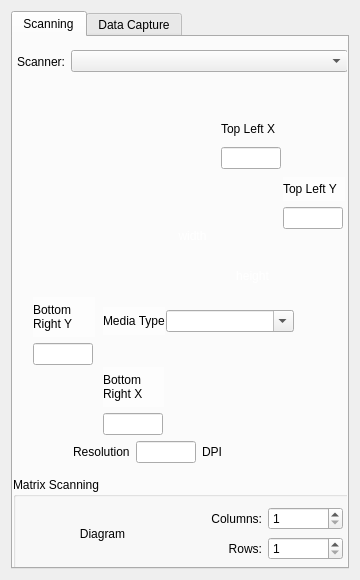
<?xml version="1.0" encoding="UTF-8"?>
<ui version="4.0">
 <class>PreferencesDialog</class>
 <widget class="QDialog" name="PreferencesDialog">
  <property name="geometry">
   <rect>
    <x>0</x>
    <y>0</y>
    <width>360</width>
    <height>580</height>
   </rect>
  </property>
  <property name="sizePolicy">
   <sizepolicy hsizetype="Fixed" vsizetype="Fixed">
    <horstretch>0</horstretch>
    <verstretch>0</verstretch>
   </sizepolicy>
  </property>
  <property name="minimumSize">
   <size>
    <width>360</width>
    <height>580</height>
   </size>
  </property>
  <property name="maximumSize">
   <size>
    <width>360</width>
    <height>580</height>
   </size>
  </property>
  <property name="windowTitle">
   <string>MediArk Preferences</string>
  </property>
  <property name="sizeGripEnabled">
   <bool>false</bool>
  </property>
  <layout class="QVBoxLayout" name="verticalLayout_5">
   <item>
    <widget class="QTabWidget" name="tabWidget">
     <property name="currentIndex">
      <number>0</number>
     </property>
     <widget class="QWidget" name="scannerTab">
      <attribute name="title">
       <string>Scanning</string>
      </attribute>
      <widget class="QLabel" name="imageLabel">
       <property name="geometry">
        <rect>
         <x>0</x>
         <y>50</y>
         <width>345</width>
         <height>383</height>
        </rect>
       </property>
       <property name="text">
        <string/>
       </property>
       <property name="pixmap">
        <pixmap resource="images.qrc">:/images/scanner-illustration-with-label.jpg</pixmap>
       </property>
      </widget>
      <widget class="QLabel" name="widthLabel">
       <property name="geometry">
        <rect>
         <x>150</x>
         <y>190</y>
         <width>59</width>
         <height>18</height>
        </rect>
       </property>
       <property name="palette">
        <palette>
         <active>
          <colorrole role="WindowText">
           <brush brushstyle="SolidPattern">
            <color alpha="255">
             <red>255</red>
             <green>255</green>
             <blue>255</blue>
            </color>
           </brush>
          </colorrole>
          <colorrole role="Text">
           <brush brushstyle="SolidPattern">
            <color alpha="255">
             <red>255</red>
             <green>255</green>
             <blue>255</blue>
            </color>
           </brush>
          </colorrole>
          <colorrole role="ButtonText">
           <brush brushstyle="SolidPattern">
            <color alpha="255">
             <red>255</red>
             <green>255</green>
             <blue>255</blue>
            </color>
           </brush>
          </colorrole>
         </active>
         <inactive>
          <colorrole role="WindowText">
           <brush brushstyle="SolidPattern">
            <color alpha="255">
             <red>255</red>
             <green>255</green>
             <blue>255</blue>
            </color>
           </brush>
          </colorrole>
          <colorrole role="Text">
           <brush brushstyle="SolidPattern">
            <color alpha="255">
             <red>255</red>
             <green>255</green>
             <blue>255</blue>
            </color>
           </brush>
          </colorrole>
          <colorrole role="ButtonText">
           <brush brushstyle="SolidPattern">
            <color alpha="255">
             <red>255</red>
             <green>255</green>
             <blue>255</blue>
            </color>
           </brush>
          </colorrole>
         </inactive>
         <disabled>
          <colorrole role="WindowText">
           <brush brushstyle="SolidPattern">
            <color alpha="255">
             <red>101</red>
             <green>97</green>
             <blue>95</blue>
            </color>
           </brush>
          </colorrole>
          <colorrole role="Text">
           <brush brushstyle="SolidPattern">
            <color alpha="255">
             <red>101</red>
             <green>97</green>
             <blue>95</blue>
            </color>
           </brush>
          </colorrole>
          <colorrole role="ButtonText">
           <brush brushstyle="SolidPattern">
            <color alpha="255">
             <red>0</red>
             <green>0</green>
             <blue>0</blue>
            </color>
           </brush>
          </colorrole>
         </disabled>
        </palette>
       </property>
       <property name="text">
        <string>width</string>
       </property>
       <property name="alignment">
        <set>Qt::AlignCenter</set>
       </property>
      </widget>
      <widget class="QWidget" name="layoutWidget_2">
       <property name="geometry">
        <rect>
         <x>90</x>
         <y>330</y>
         <width>61</width>
         <height>68</height>
        </rect>
       </property>
       <layout class="QVBoxLayout" name="verticalLayout_3">
        <item>
         <widget class="QLabel" name="label_6">
          <property name="palette">
           <palette>
            <active>
             <colorrole role="Base">
              <brush brushstyle="SolidPattern">
               <color alpha="255">
                <red>244</red>
                <green>234</green>
                <blue>231</blue>
               </color>
              </brush>
             </colorrole>
             <colorrole role="Window">
              <brush brushstyle="SolidPattern">
               <color alpha="100">
                <red>255</red>
                <green>255</green>
                <blue>255</blue>
               </color>
              </brush>
             </colorrole>
            </active>
            <inactive>
             <colorrole role="Base">
              <brush brushstyle="SolidPattern">
               <color alpha="255">
                <red>244</red>
                <green>234</green>
                <blue>231</blue>
               </color>
              </brush>
             </colorrole>
             <colorrole role="Window">
              <brush brushstyle="SolidPattern">
               <color alpha="100">
                <red>255</red>
                <green>255</green>
                <blue>255</blue>
               </color>
              </brush>
             </colorrole>
            </inactive>
            <disabled>
             <colorrole role="Base">
              <brush brushstyle="SolidPattern">
               <color alpha="100">
                <red>255</red>
                <green>255</green>
                <blue>255</blue>
               </color>
              </brush>
             </colorrole>
             <colorrole role="Window">
              <brush brushstyle="SolidPattern">
               <color alpha="100">
                <red>255</red>
                <green>255</green>
                <blue>255</blue>
               </color>
              </brush>
             </colorrole>
            </disabled>
           </palette>
          </property>
          <property name="autoFillBackground">
           <bool>true</bool>
          </property>
          <property name="text">
           <string>Bottom
Right X</string>
          </property>
         </widget>
        </item>
        <item>
         <widget class="QLineEdit" name="br_y_edit">
          <property name="maximumSize">
           <size>
            <width>60</width>
            <height>16777215</height>
           </size>
          </property>
         </widget>
        </item>
       </layout>
      </widget>
      <widget class="QWidget" name="layoutWidget">
       <property name="geometry">
        <rect>
         <x>4</x>
         <y>4</y>
         <width>331</width>
         <height>41</height>
        </rect>
       </property>
       <layout class="QHBoxLayout" name="horizontalLayout">
        <item>
         <widget class="QLabel" name="scannerLabel">
          <property name="sizePolicy">
           <sizepolicy hsizetype="Preferred" vsizetype="Preferred">
            <horstretch>0</horstretch>
            <verstretch>0</verstretch>
           </sizepolicy>
          </property>
          <property name="text">
           <string>Scanner:</string>
          </property>
          <property name="alignment">
           <set>Qt::AlignRight|Qt::AlignTrailing|Qt::AlignVCenter</set>
          </property>
         </widget>
        </item>
        <item>
         <widget class="QComboBox" name="scannerBox">
          <property name="sizePolicy">
           <sizepolicy hsizetype="MinimumExpanding" vsizetype="Fixed">
            <horstretch>0</horstretch>
            <verstretch>0</verstretch>
           </sizepolicy>
          </property>
         </widget>
        </item>
       </layout>
      </widget>
      <widget class="QWidget" name="layoutWidget">
       <property name="geometry">
        <rect>
         <x>208</x>
         <y>80</y>
         <width>71</width>
         <height>52</height>
        </rect>
       </property>
       <layout class="QVBoxLayout" name="verticalLayout">
        <item>
         <widget class="QLabel" name="label_4">
          <property name="text">
           <string>Top Left X</string>
          </property>
         </widget>
        </item>
        <item>
         <widget class="QLineEdit" name="tl_x_edit">
          <property name="sizePolicy">
           <sizepolicy hsizetype="Fixed" vsizetype="Fixed">
            <horstretch>0</horstretch>
            <verstretch>0</verstretch>
           </sizepolicy>
          </property>
          <property name="maximumSize">
           <size>
            <width>60</width>
            <height>16777215</height>
           </size>
          </property>
         </widget>
        </item>
       </layout>
      </widget>
      <widget class="QWidget" name="layoutWidget">
       <property name="geometry">
        <rect>
         <x>90</x>
         <y>270</y>
         <width>191</width>
         <height>28</height>
        </rect>
       </property>
       <layout class="QHBoxLayout" name="horizontalLayout_3">
        <property name="spacing">
         <number>1</number>
        </property>
        <item>
         <widget class="QLabel" name="label_8">
          <property name="palette">
           <palette>
            <active>
             <colorrole role="Base">
              <brush brushstyle="SolidPattern">
               <color alpha="255">
                <red>244</red>
                <green>234</green>
                <blue>231</blue>
               </color>
              </brush>
             </colorrole>
             <colorrole role="Window">
              <brush brushstyle="SolidPattern">
               <color alpha="150">
                <red>255</red>
                <green>255</green>
                <blue>255</blue>
               </color>
              </brush>
             </colorrole>
            </active>
            <inactive>
             <colorrole role="Base">
              <brush brushstyle="SolidPattern">
               <color alpha="255">
                <red>244</red>
                <green>234</green>
                <blue>231</blue>
               </color>
              </brush>
             </colorrole>
             <colorrole role="Window">
              <brush brushstyle="SolidPattern">
               <color alpha="150">
                <red>255</red>
                <green>255</green>
                <blue>255</blue>
               </color>
              </brush>
             </colorrole>
            </inactive>
            <disabled>
             <colorrole role="Base">
              <brush brushstyle="SolidPattern">
               <color alpha="150">
                <red>255</red>
                <green>255</green>
                <blue>255</blue>
               </color>
              </brush>
             </colorrole>
             <colorrole role="Window">
              <brush brushstyle="SolidPattern">
               <color alpha="150">
                <red>255</red>
                <green>255</green>
                <blue>255</blue>
               </color>
              </brush>
             </colorrole>
            </disabled>
           </palette>
          </property>
          <property name="autoFillBackground">
           <bool>true</bool>
          </property>
          <property name="text">
           <string>Media Type</string>
          </property>
         </widget>
        </item>
        <item>
         <widget class="QComboBox" name="mediaTypes">
          <property name="sizePolicy">
           <sizepolicy hsizetype="MinimumExpanding" vsizetype="Fixed">
            <horstretch>0</horstretch>
            <verstretch>0</verstretch>
           </sizepolicy>
          </property>
          <property name="editable">
           <bool>true</bool>
          </property>
         </widget>
        </item>
       </layout>
      </widget>
      <widget class="QWidget" name="layoutWidget">
       <property name="geometry">
        <rect>
         <x>60</x>
         <y>400</y>
         <width>171</width>
         <height>30</height>
        </rect>
       </property>
       <layout class="QHBoxLayout" name="horizontalLayout_2">
        <item>
         <widget class="QLabel" name="label_2">
          <property name="text">
           <string>Resolution</string>
          </property>
         </widget>
        </item>
        <item>
         <widget class="QLineEdit" name="resolutionEdit">
          <property name="sizePolicy">
           <sizepolicy hsizetype="Fixed" vsizetype="Fixed">
            <horstretch>0</horstretch>
            <verstretch>0</verstretch>
           </sizepolicy>
          </property>
          <property name="maximumSize">
           <size>
            <width>60</width>
            <height>16777215</height>
           </size>
          </property>
         </widget>
        </item>
        <item>
         <widget class="QLabel" name="label_3">
          <property name="text">
           <string>DPI</string>
          </property>
         </widget>
        </item>
       </layout>
      </widget>
      <widget class="QWidget" name="layoutWidget_3">
       <property name="geometry">
        <rect>
         <x>20</x>
         <y>260</y>
         <width>62</width>
         <height>68</height>
        </rect>
       </property>
       <layout class="QVBoxLayout" name="verticalLayout_4">
        <item>
         <widget class="QLabel" name="label_7">
          <property name="palette">
           <palette>
            <active>
             <colorrole role="Base">
              <brush brushstyle="SolidPattern">
               <color alpha="255">
                <red>244</red>
                <green>234</green>
                <blue>231</blue>
               </color>
              </brush>
             </colorrole>
             <colorrole role="Window">
              <brush brushstyle="SolidPattern">
               <color alpha="150">
                <red>255</red>
                <green>255</green>
                <blue>255</blue>
               </color>
              </brush>
             </colorrole>
            </active>
            <inactive>
             <colorrole role="Base">
              <brush brushstyle="SolidPattern">
               <color alpha="255">
                <red>244</red>
                <green>234</green>
                <blue>231</blue>
               </color>
              </brush>
             </colorrole>
             <colorrole role="Window">
              <brush brushstyle="SolidPattern">
               <color alpha="150">
                <red>255</red>
                <green>255</green>
                <blue>255</blue>
               </color>
              </brush>
             </colorrole>
            </inactive>
            <disabled>
             <colorrole role="Base">
              <brush brushstyle="SolidPattern">
               <color alpha="150">
                <red>255</red>
                <green>255</green>
                <blue>255</blue>
               </color>
              </brush>
             </colorrole>
             <colorrole role="Window">
              <brush brushstyle="SolidPattern">
               <color alpha="150">
                <red>255</red>
                <green>255</green>
                <blue>255</blue>
               </color>
              </brush>
             </colorrole>
            </disabled>
           </palette>
          </property>
          <property name="autoFillBackground">
           <bool>true</bool>
          </property>
          <property name="text">
           <string>Bottom
Right Y</string>
          </property>
         </widget>
        </item>
        <item>
         <widget class="QLineEdit" name="br_x_edit">
          <property name="sizePolicy">
           <sizepolicy hsizetype="Fixed" vsizetype="Fixed">
            <horstretch>0</horstretch>
            <verstretch>0</verstretch>
           </sizepolicy>
          </property>
          <property name="maximumSize">
           <size>
            <width>60</width>
            <height>16777215</height>
           </size>
          </property>
         </widget>
        </item>
       </layout>
      </widget>
      <widget class="QWidget" name="layoutWidget">
       <property name="geometry">
        <rect>
         <x>270</x>
         <y>140</y>
         <width>62</width>
         <height>52</height>
        </rect>
       </property>
       <layout class="QVBoxLayout" name="verticalLayout_2">
        <item>
         <widget class="QLabel" name="label_5">
          <property name="palette">
           <palette>
            <active>
             <colorrole role="Base">
              <brush brushstyle="SolidPattern">
               <color alpha="255">
                <red>244</red>
                <green>234</green>
                <blue>231</blue>
               </color>
              </brush>
             </colorrole>
             <colorrole role="Window">
              <brush brushstyle="SolidPattern">
               <color alpha="150">
                <red>255</red>
                <green>255</green>
                <blue>255</blue>
               </color>
              </brush>
             </colorrole>
            </active>
            <inactive>
             <colorrole role="Base">
              <brush brushstyle="SolidPattern">
               <color alpha="255">
                <red>244</red>
                <green>234</green>
                <blue>231</blue>
               </color>
              </brush>
             </colorrole>
             <colorrole role="Window">
              <brush brushstyle="SolidPattern">
               <color alpha="150">
                <red>255</red>
                <green>255</green>
                <blue>255</blue>
               </color>
              </brush>
             </colorrole>
            </inactive>
            <disabled>
             <colorrole role="Base">
              <brush brushstyle="SolidPattern">
               <color alpha="150">
                <red>255</red>
                <green>255</green>
                <blue>255</blue>
               </color>
              </brush>
             </colorrole>
             <colorrole role="Window">
              <brush brushstyle="SolidPattern">
               <color alpha="150">
                <red>255</red>
                <green>255</green>
                <blue>255</blue>
               </color>
              </brush>
             </colorrole>
            </disabled>
           </palette>
          </property>
          <property name="autoFillBackground">
           <bool>true</bool>
          </property>
          <property name="text">
           <string>Top Left Y</string>
          </property>
         </widget>
        </item>
        <item>
         <widget class="QLineEdit" name="tl_y_edit">
          <property name="maximumSize">
           <size>
            <width>60</width>
            <height>16777215</height>
           </size>
          </property>
         </widget>
        </item>
       </layout>
      </widget>
      <widget class="QLabel" name="heightLabel">
       <property name="geometry">
        <rect>
         <x>210</x>
         <y>230</y>
         <width>59</width>
         <height>18</height>
        </rect>
       </property>
       <property name="palette">
        <palette>
         <active>
          <colorrole role="WindowText">
           <brush brushstyle="SolidPattern">
            <color alpha="255">
             <red>255</red>
             <green>255</green>
             <blue>255</blue>
            </color>
           </brush>
          </colorrole>
          <colorrole role="Text">
           <brush brushstyle="SolidPattern">
            <color alpha="255">
             <red>255</red>
             <green>255</green>
             <blue>255</blue>
            </color>
           </brush>
          </colorrole>
          <colorrole role="ButtonText">
           <brush brushstyle="SolidPattern">
            <color alpha="255">
             <red>255</red>
             <green>255</green>
             <blue>255</blue>
            </color>
           </brush>
          </colorrole>
         </active>
         <inactive>
          <colorrole role="WindowText">
           <brush brushstyle="SolidPattern">
            <color alpha="255">
             <red>255</red>
             <green>255</green>
             <blue>255</blue>
            </color>
           </brush>
          </colorrole>
          <colorrole role="Text">
           <brush brushstyle="SolidPattern">
            <color alpha="255">
             <red>255</red>
             <green>255</green>
             <blue>255</blue>
            </color>
           </brush>
          </colorrole>
          <colorrole role="ButtonText">
           <brush brushstyle="SolidPattern">
            <color alpha="255">
             <red>255</red>
             <green>255</green>
             <blue>255</blue>
            </color>
           </brush>
          </colorrole>
         </inactive>
         <disabled>
          <colorrole role="WindowText">
           <brush brushstyle="SolidPattern">
            <color alpha="255">
             <red>101</red>
             <green>97</green>
             <blue>95</blue>
            </color>
           </brush>
          </colorrole>
          <colorrole role="Text">
           <brush brushstyle="SolidPattern">
            <color alpha="255">
             <red>101</red>
             <green>97</green>
             <blue>95</blue>
            </color>
           </brush>
          </colorrole>
          <colorrole role="ButtonText">
           <brush brushstyle="SolidPattern">
            <color alpha="255">
             <red>0</red>
             <green>0</green>
             <blue>0</blue>
            </color>
           </brush>
          </colorrole>
         </disabled>
        </palette>
       </property>
       <property name="text">
        <string>height</string>
       </property>
       <property name="alignment">
        <set>Qt::AlignCenter</set>
       </property>
      </widget>
      <widget class="QGroupBox" name="groupBox">
       <property name="geometry">
        <rect>
         <x>0</x>
         <y>440</y>
         <width>341</width>
         <height>97</height>
        </rect>
       </property>
       <property name="title">
        <string>Matrix Scanning</string>
       </property>
       <layout class="QHBoxLayout" name="horizontalLayout_5">
        <property name="leftMargin">
         <number>8</number>
        </property>
        <property name="rightMargin">
         <number>8</number>
        </property>
        <item>
         <widget class="QLabel" name="label_9">
          <property name="sizePolicy">
           <sizepolicy hsizetype="Preferred" vsizetype="MinimumExpanding">
            <horstretch>0</horstretch>
            <verstretch>0</verstretch>
           </sizepolicy>
          </property>
          <property name="text">
           <string>Diagram</string>
          </property>
          <property name="alignment">
           <set>Qt::AlignCenter</set>
          </property>
         </widget>
        </item>
        <item>
         <layout class="QGridLayout" name="gridLayout">
          <item row="0" column="0">
           <widget class="QLabel" name="label_10">
            <property name="text">
             <string>Columns:</string>
            </property>
            <property name="alignment">
             <set>Qt::AlignRight|Qt::AlignTrailing|Qt::AlignVCenter</set>
            </property>
           </widget>
          </item>
          <item row="0" column="1">
           <widget class="QSpinBox" name="matrixColumns">
            <property name="minimum">
             <number>1</number>
            </property>
           </widget>
          </item>
          <item row="1" column="0">
           <widget class="QLabel" name="label_11">
            <property name="text">
             <string>Rows:</string>
            </property>
            <property name="alignment">
             <set>Qt::AlignRight|Qt::AlignTrailing|Qt::AlignVCenter</set>
            </property>
           </widget>
          </item>
          <item row="1" column="1">
           <widget class="QSpinBox" name="matrixRows">
            <property name="minimum">
             <number>1</number>
            </property>
           </widget>
          </item>
         </layout>
        </item>
       </layout>
      </widget>
     </widget>
     <widget class="QWidget" name="tab_2">
      <attribute name="title">
       <string>Data Capture</string>
      </attribute>
      <layout class="QVBoxLayout" name="verticalLayout_6">
       <item>
        <layout class="QHBoxLayout" name="horizontalLayout_4">
         <item>
          <widget class="QLabel" name="label">
           <property name="text">
            <string>Method</string>
           </property>
          </widget>
         </item>
         <item>
          <widget class="QComboBox" name="captureMethodBox">
           <property name="sizePolicy">
            <sizepolicy hsizetype="MinimumExpanding" vsizetype="Fixed">
             <horstretch>0</horstretch>
             <verstretch>0</verstretch>
            </sizepolicy>
           </property>
          </widget>
         </item>
        </layout>
       </item>
       <item>
        <spacer name="verticalSpacer">
         <property name="orientation">
          <enum>Qt::Vertical</enum>
         </property>
         <property name="sizeHint" stdset="0">
          <size>
           <width>20</width>
           <height>391</height>
          </size>
         </property>
        </spacer>
       </item>
      </layout>
     </widget>
    </widget>
   </item>
  </layout>
 </widget>
 <resources>
  <include location="images.qrc"/>
 </resources>
 <connections/>
</ui>
